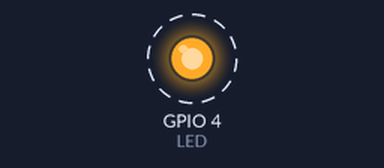
Recording of a program running on a simulated Raspberry Pi (BCM pin numbers). On the bench: output pins drawn as LEDs (lit = HIGH). Dashed ring = blinking. What the program prints to the terminal is not drawn. At 20.0 s the program stops and its outputs stay as they are.

Above: at 0.5 s.
Timing chart, 0 to 4.6 s (numbered marks = the images above):
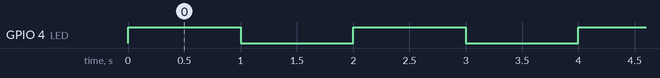

Measured:
- by itself, GPIO 4 (LED): alternates HIGH for 1.0 s and LOW for 1.0 s, 20 changes in all, then stays LOW

The program:

LED_blink.py
```python
import RPi.GPIO as GPIO
import time

LED = 4
GPIO.setmode(GPIO.BCM)      # GPIO.BCM or GPIO.BOARD
GPIO.setup(LED, GPIO.OUT)   # GPIO.OUT or GPIO.IN

for i in range(10):
    GPIO.output(LED, GPIO.HIGH) #1
    print("led on")
    time.sleep(1)
    GPIO.output(LED, GPIO.LOW)  #0
    print("led off")
    time.sleep(1)

GPIO.cleanup()              # GPIO 핀상태 초기화
```
